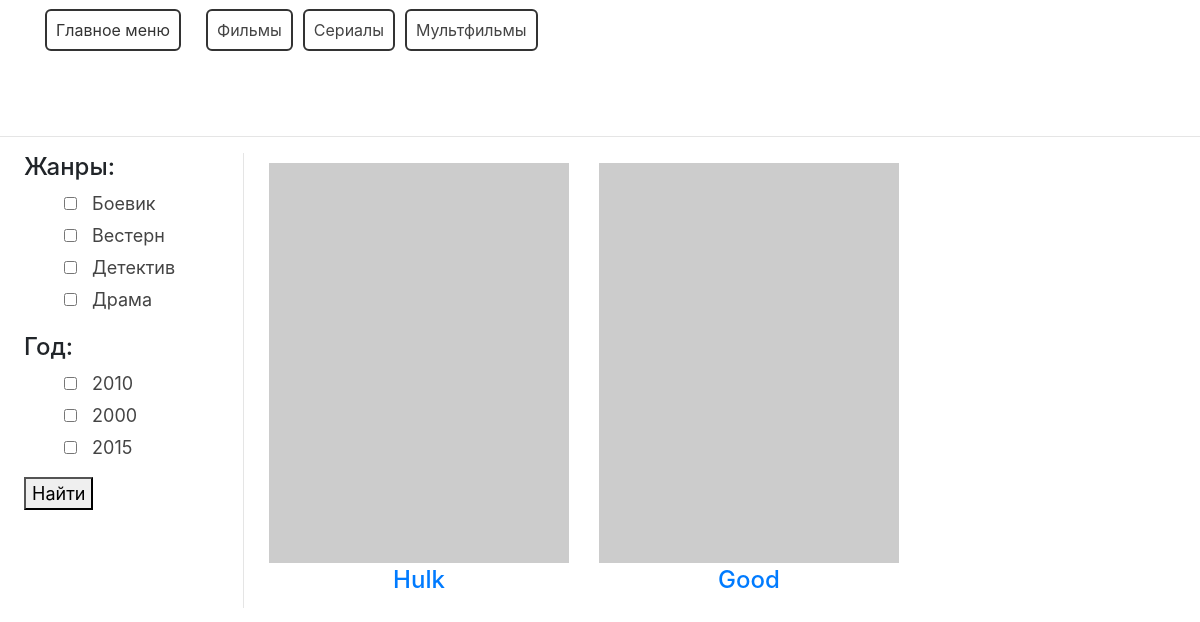
/category/films/, run on the app's committed database.
### movie/models.py (models this page shows, shortened)
class Category(models.Model):
    name = models.CharField(max_length=150)
    description = models.TextField(verbose_name='Описание')
    slug = models.SlugField(unique=True)
    def __str__(self):
        return self.name

class Genre(models.Model):
    name = models.CharField(max_length=155)
    description = models.TextField()
    slug = models.SlugField(unique=True)

class Movie(models.Model):
    genre = models.ManyToManyField(Genre, verbose_name='Жанры')
    category = models.ForeignKey(Category, on_delete=models.CASCADE)
    name = models.CharField(max_length=150)
    slug = models.SlugField(unique=True)
    poster = models.ImageField(upload_to='movies/', blank=True, null=True)
    description = models.TextField()
    director = models.ManyToManyField(Actor, verbose_name='Режиссер', related_name='film_director')
    actors = models.ManyToManyField(Actor, related_name='film_actor')
    country = models.CharField(max_length=155, verbose_name='Страна')
    budget = models.PositiveIntegerField(verbose_name='Бюджет',
                                         default=0, help_text='Указывать сумму в долларах')
    fees_in_usa = models.PositiveIntegerField('Сборы в США',
                                              default=0, help_text='Указывать сумму в долларах')
    fees_in_word = models.PositiveIntegerField('Сборы в Мире',
                                               default=0, help_text='Указывать сумму в долларах')
    release = models.DateField(default=date.today, verbose_name='Примьера в мире')
    year = models.PositiveSmallIntegerField(default=0)
    is_published = models.BooleanField(default=False)
    class Meta:
        verbose_name = 'Фильм'
        verbose_name_plural = 'Фильмы'
        ordering = ['-id']
    def get_absolute_url(self):
        return reverse('movie_detail', kwargs={'slug': self.slug})

### movie/views.py (the view)
# urls.py: path('category/<slug:slug>/', views.MovieCategoryView.as_view(), name='category'),
class MovieCategoryView(DataMixin, GenreYear, ListView):
    model = Movie
    template_name = 'movie/movie_category.html'
    slug_field = 'slug'
    context_object_name = 'category'
    def get_context_data(self, **kwargs):
        context = super().get_context_data(**kwargs)
        context_mixin = self.get_context_data_mixin()
        return dict(list(context.items()) + list(context_mixin.items()))
    def get_queryset(self):
        category_queryset = Movie.objects.filter(category__slug=self.kwargs.get('slug'))
        return category_queryset

### movie/utils.py (called while the page is built)
    def get_context_data_mixin(self, **kwargs):
        context = kwargs
        context['categories'] = Category.objects.all()
        context['genres'] = Genre.objects.all()
        return context

### movie/views.py (called while the page is built)
    def get_genre(self):
        return Genre.objects.all()

    def get_year(self):
        return Movie.objects.filter(is_published=True).values('year')

### movie/templates/movie/movie_category.html
{% extends 'movie/base.html' %}
{% block content %}
{% for cat in category %}
            <div class="movie">
                <a href="{{ cat.get_absolute_url }}">
                <div>
                    {% if cat.poster %}
                    <img src="{{ cat.poster.url }}" alt="" width="300" height="400">
                    {% else %}
                    <img src="http://placehold.it/300x400" alt="">
                    {% endif %}
                    <h4 class="movie-name">{{ cat.name }}</h4>
                </div>
                </a>
            </div>
{% endfor %}
{% endblock %}

### movie/templates/movie/base.html (shortened to what this page needs)
{% load static %}
<!DOCTYPE html>
<html lang="en">
<head>
    <link rel="stylesheet" href="{% static 'movies/css/style.css' %}">
    <link rel="stylesheet" href="https://stackpath.bootstrapcdn.com/bootstrap/4.1.3/css/bootstrap.min.css">
</head>
<body>
<header class="header">
<nav class="nav categories">
    <ul class="d-flex">
        <li class="d-block category main-menu">
            <a href="{% url 'movie' %}">Главное меню</a>
        </li>
    {% for category in categories %}
        <a href="{% url 'category' category.slug %}">
            <li class="d-block category">
                {{ category }}
            </li>
        </a>
    {% endfor %}
    </ul>
</nav>
</header>
<hr>
<form action="{% url 'filter' %}" method="get">
<div class="desc1-right col-md-6 pl-lg-4 d-flex film">
<div class=" side-bar genre">
    <h4>Жанры:</h4>
    <ul class="d-block filter_film">
        {% for genre in view.get_genre %}
            <li class="filter_genre">
             <input type="checkbox" class="filter_selected" name="genre" value="{{ genre.id }}">
               <span> {{ genre.name }}</span>
            </li>
        {% endfor %}
    </ul>
    <h4 class="year">Год:</h4>
    <ul>
        {% for movie in view.get_year %}
            <li class="filter_years">
                <input type="checkbox" class="filter_selected" name="year" value='{{ movie.year }}'>
                <span>{{ movie.year }}</span>
            </li>
        {% endfor %}
    </ul>
    <button type="submit">Найти</button>
</form>
    {% block content %}
    {% endblock %}
</body>
</html>

### movie/static/movies/css/style.css (style rules this page uses)
.header { display: block; width: 100%; height: 120px; }
ul { text-decoration: none; text-transform: none; }
li { text-decoration: none; text-transform: none; }
.genre { font-size: 18px; min-width: 220px; border-right: 1px solid rgba(0, 0, 0, .1); margin-right: 10px; }
.movie-name { text-align: center; margin: 3px 0 3px 0; }
.movie { margin-left: 10px; }
.category { margin: 9px 5px 9px 5px; padding: 7px 9px 7px 9px; border: 2px solid #333; border-radius: 6px; color: #444; text-decoration: none; }
.category a { color: #333; }
a { text-decoration: none; text-transform: none; }
.filter_film { text-decoration: none; }
.filter_genre { text-decoration: none; margin: 10px 0 10px 0; }
.main-menu { margin-right: 20px; }
.filter_genre { text-decoration: none; margin: 5px auto; list-style: none; color: #444; }
.filter_years { text-decoration: none; margin: 5px auto; list-style: none; color: #444; }
.filter_selected { text-align: center; margin-right: 10px; }
.year { margin-top: 20px; }
.movie { margin: 10px 15px 10px 15px; }

### movie/templates/movie/base.html (style rules this page uses)
.main-menu { margin-right: 20px; }
.filter_film { text-decoration: none; }
.filter_genre { text-decoration: none; margin: 5px auto; list-style: none; color: #444; }
.filter_years { text-decoration: none; margin: 5px auto; list-style: none; color: #444; }
.filter_selected { text-align: center; margin-right: 10px; }
.year { margin-top: 20px; }
.movie { margin: 10px 15px 10px 15px; }

### data on the page
Category: name "Фильмы"
Category: name "Сериалы"
Category: name "Мультфильмы"
Genre: name "Боевик"
Genre: name "Вестерн"
Genre: name "Детектив"
Genre: name "Драма"
Movie: name "Hulk"
Movie: name "Good"

### other printed values
{{ movie.year }} "2010" "2000" "2015"
